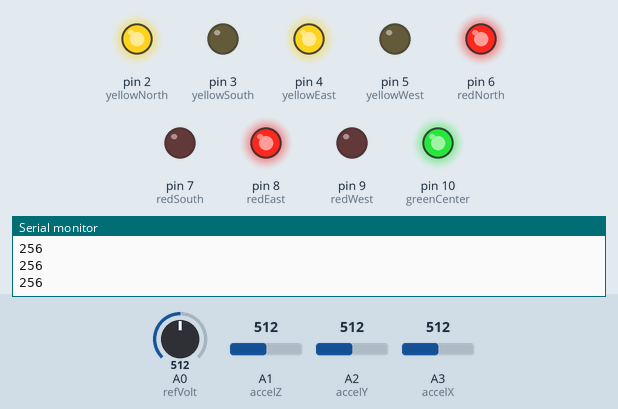
A sketch run on a simulated Arduino Uno, built with avr-gcc and run on an emulated ATmega328P. Parts: output pins drawn as LEDs (lit = HIGH), the last lines printed to the serial monitor. The inputs (shaded band) are chosen by the test bench; at power-on: A1 (accelZ) = 512, A2 (accelY) = 512, A0 (refVolt) = 512, A3 (accelX) = 512.

Above: at 1.2 s.
1.3 s: A1 (accelZ) set to 402
2.8 s: A1 (accelZ) set to 366
At 3.2 s:
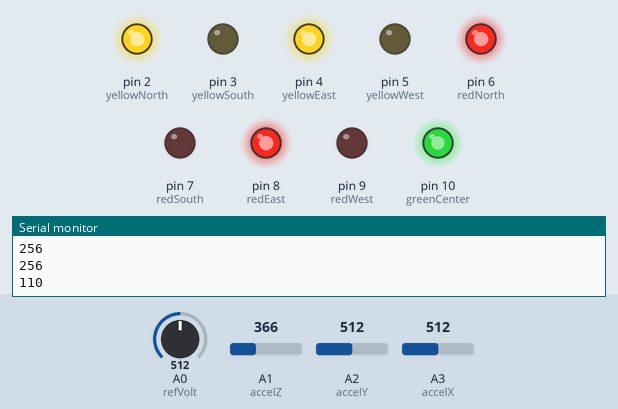
4.3 s: A2 (accelY) set to 394
5.8 s: A2 (accelY) set to 358
At 6.2 s:
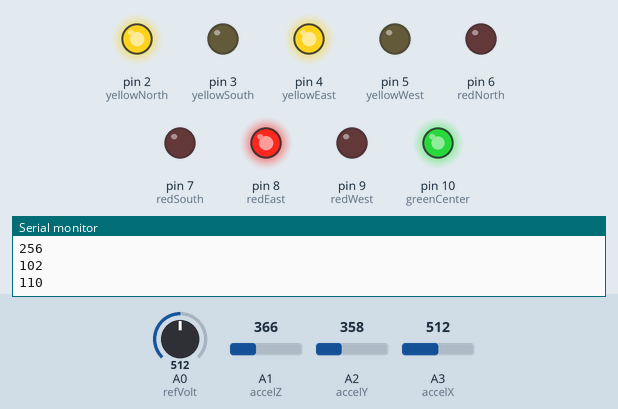
7.3 s: A0 (refVolt) set to 716
At 8.5 s:
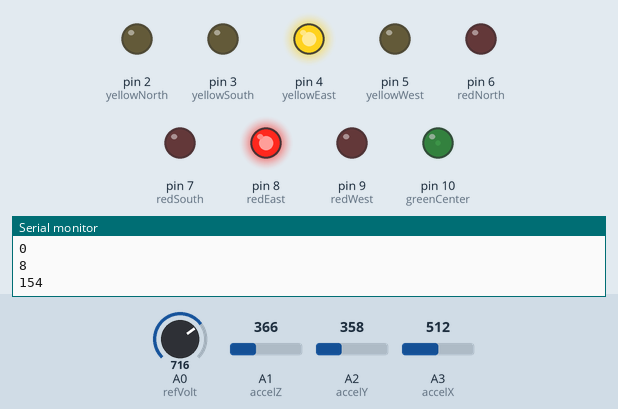
8.8 s: A3 (accelX) set to 492
10.3 s: A3 (accelX) set to 468
At 10.8 s:
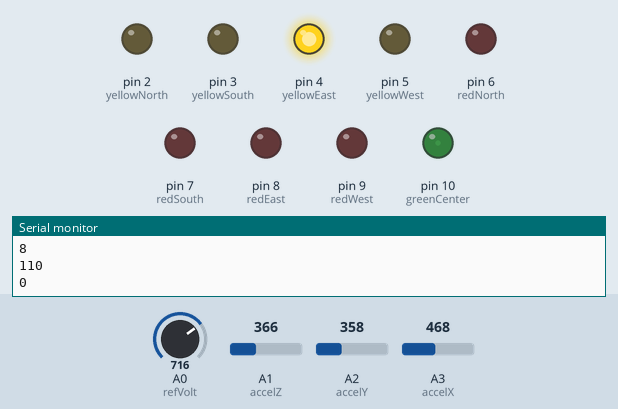
Timing chart, 0 to 12.8 s (numbered marks = the images above; inputs shaded):
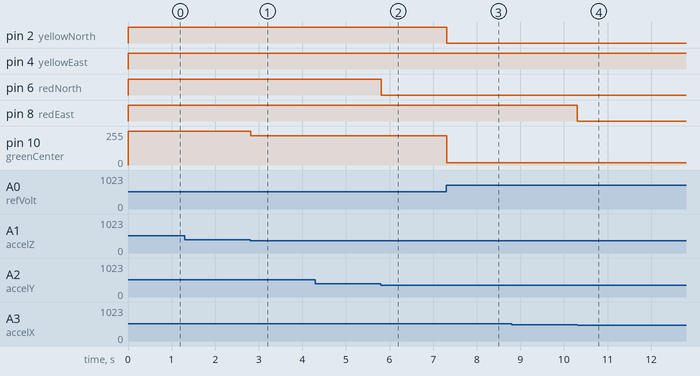

Measured:
- the behaviour switches between 376 and 375 on A2 (accelY) (found by bisection; images 1 and 2)
- the behaviour switches between 478 and 477 on A3 (accelX) (found by bisection; images 3 and 4)
- after the input at 2.8 s, pin 10 (greenCenter): 255/255 → 220/255 at once
- after the input at 5.8 s, pin 6 (redNorth): HIGH → LOW at once
- after the input at 7.3 s, pin 2 (yellowNorth): HIGH → LOW at once; pin 10 (greenCenter): 220/255 → 16/255 at once
- after the input at 10.3 s, pin 8 (redEast): HIGH → LOW at once

The sketch:

EDGE_TiltOMeter.ino
```cpp
/*
    File:   TiltOMeter.ino
    Description:
        Read input from a 3axis accel and illuminate leds to reflect
        the direction the board is tilted.  Maintain a center LED on
        a PWM pin to reflect the z-axis.  Fade from 255 to 0 as the
        board is tilted away from vertical z.
    Date:
        July 13, 2013 - Engineering Bootcamp
*/

// Declare constants for the pins we will be using
// for inputs (A0-A3) and outputs, digital 2 - 10.
// A shortcut to not having to type "const int" for
// each value is to use a "," instead of a ";" to
// list subsequent const ints and use a ";" on the
// last one
const int   redNorth = 6,
            redWest = 9,
            redSouth = 7,
            redEast = 8,
            yellowNorth = 2,
            yellowWest = 5,
            yellowSouth = 3,
            yellowEast = 4,
            greenCenter = 10,

            accelX = A3,
            accelY = A2,
            accelZ = A1,
            refVolt = A0;

// This function is ran once per power-cycle at power on
// or reset.
void setup()
{
    // Set up the serial output baud rate (9600 = default)
    // Note: White space does not matter in C type languages
    // so you could put Serial.begin(9600); or
    // Serial.begin(       9600); and it will work.  It's
    // mostly a stylistic preference.
    Serial.begin( 9600 );

    // A quick way to initialize
    // all the pins to output, defaulted to off.
    // We are using pins 2 - 10 (digital).
    for( int i = 2; i < 11; i++ )
    {
        pinMode( i, OUTPUT );
        digitalWrite( i, LOW );
    }
}

// This function runs on repeat, so keep it as clean as possible
// to make your code easily maintainable.  Always assume that
// you may find use in your code for a future project, even
// if it is just pieces - documentation speeds up remembering
// algorithms and design.
void loop()
{
  // Get a reference reading, used to sanitize the accel reads.
  int refRead = analogRead( refVolt );
  // Read the x/y/z and adjust for the read.
  // Note: we aren't converting to G-force, all we need to
  // do is have consistent results for us to work with when
  // determining which axis we are tilted on.
  int axisXVal = analogRead( accelX ) - refRead / 2;
  int axisYVal = analogRead( accelY ) - refRead / 2;
  int axisZVal = analogRead( accelZ ) - refRead / 2;

  // Set the green value based on the z axis.
  // We put the calculation for the value into the
  // GetCenterPWMVal() function to demonstrate function use.
  analogWrite( greenCenter, GetCenterPWMVal( axisZVal ) );

  // We also broke out the handling of turning on and off LEDS
  // and the conditional processing.
  IlluminateLeds( axisXVal, axisYVal );

  // Print the reads to the serial monitor, helps with debugging reads!
  Serial.println( axisXVal );
  Serial.println( axisYVal );
  Serial.println( axisZVal );
  Serial.println();

  // A short delay is necessary when dealing with analog sensors.
  delay(2);
}

/*
    Determine the PWM value for the
    center led (green).  Return the
    calculated value (integer).

    Remember that a function is set up with:
    returnDataType FunctionName( parameters )
    {
        // Function content...

        return Variable; // variable should be of type returnDataType
    }
*/
int GetCenterPWMVal( int zvalue )
{
    zvalue = zvalue * 2;

    // A PWM needs to write a value between 0-255.
    // In the case we get a reading outside that range,
    // we need to adjust the reading.
    if (zvalue < 0)
    {
        zvalue = 0;
    }
    else if (zvalue > 255)
    {
        zvalue = 255;
    }

    return zvalue;
}

/*
    Illuminate the LEDs based on the passed in
    values for axis X and Y.  No return type
    because the function is "void", and we really
    have no reason to return anything.
*/
void IlluminateLeds(int axisXVal, int axisYVal)
{
    // Manually trace through your conditions to make sure you aren't
    // supersceding yourself on accident.
    // What would happen if you had this first if and the next
    // else if conditions flopped? (i.e. if(axisYVal >= 60)...
    // else if (axisYVal >= 120) ...)  Would you get the same result?
    if ( axisYVal >= 120 )
    {
        digitalWrite(redNorth, HIGH);
        digitalWrite(yellowNorth, HIGH);
        digitalWrite(redSouth, LOW);
        digitalWrite(yellowSouth, LOW);
    }
    else if ( axisYVal >= 60 )
    {
        digitalWrite(redNorth, LOW);
        digitalWrite(yellowNorth, HIGH);
        digitalWrite(redSouth, LOW);
        digitalWrite(yellowSouth, LOW);
    }
    else if ( axisYVal <= -120 )
    {
        digitalWrite(redNorth, LOW);
        digitalWrite(yellowNorth, LOW);
        digitalWrite(redSouth, HIGH);
        digitalWrite(yellowSouth, HIGH);
    }
    else if ( axisYVal <= -60 )
    {
        digitalWrite(redNorth, LOW);
        digitalWrite(yellowNorth, LOW);
        digitalWrite(redSouth, LOW);
        digitalWrite(yellowSouth, HIGH);
    }
    // If none of the above conditions are met,
    // this is what you do.  In our case, the
    // logic here is that if it's not
    // above 120/60 or below -60/-120, then it is
    // flat (i.e. between 60 and -60)
    else
    {
        digitalWrite(redNorth, LOW);
        digitalWrite(yellowNorth, LOW);
        digitalWrite(redSouth, LOW);
        digitalWrite(yellowSouth, LOW);
    }

    if ( axisXVal >= 120 )
    {
        digitalWrite(redEast, HIGH);
        digitalWrite(yellowEast, HIGH);
        digitalWrite(redWest, LOW);
        digitalWrite(yellowWest, LOW);
    }
    else if ( axisXVal >= 60 )
    {
        digitalWrite(redEast, LOW);
        digitalWrite(yellowEast, HIGH);
        digitalWrite(redWest, LOW);
        digitalWrite(yellowWest, LOW);
    }
    else if ( axisXVal <= -120 )
    {
        digitalWrite(redEast, LOW);
        digitalWrite(yellowEast, LOW);
        digitalWrite(redWest, HIGH);
        digitalWrite(yellowWest, HIGH);
    }
    else if ( axisXVal <= -60 )
    {
        digitalWrite(redEast, LOW);
        digitalWrite(yellowEast, LOW);
        digitalWrite(redWest, LOW);
        digitalWrite(yellowWest, HIGH);
    }
    else
    {
        digitalWrite(redEast, LOW);
        digitalWrite(yellowEast, LOW);
        digitalWrite(redWest, LOW);
        digitalWrite(yellowWest, LOW);
    }
}
```
